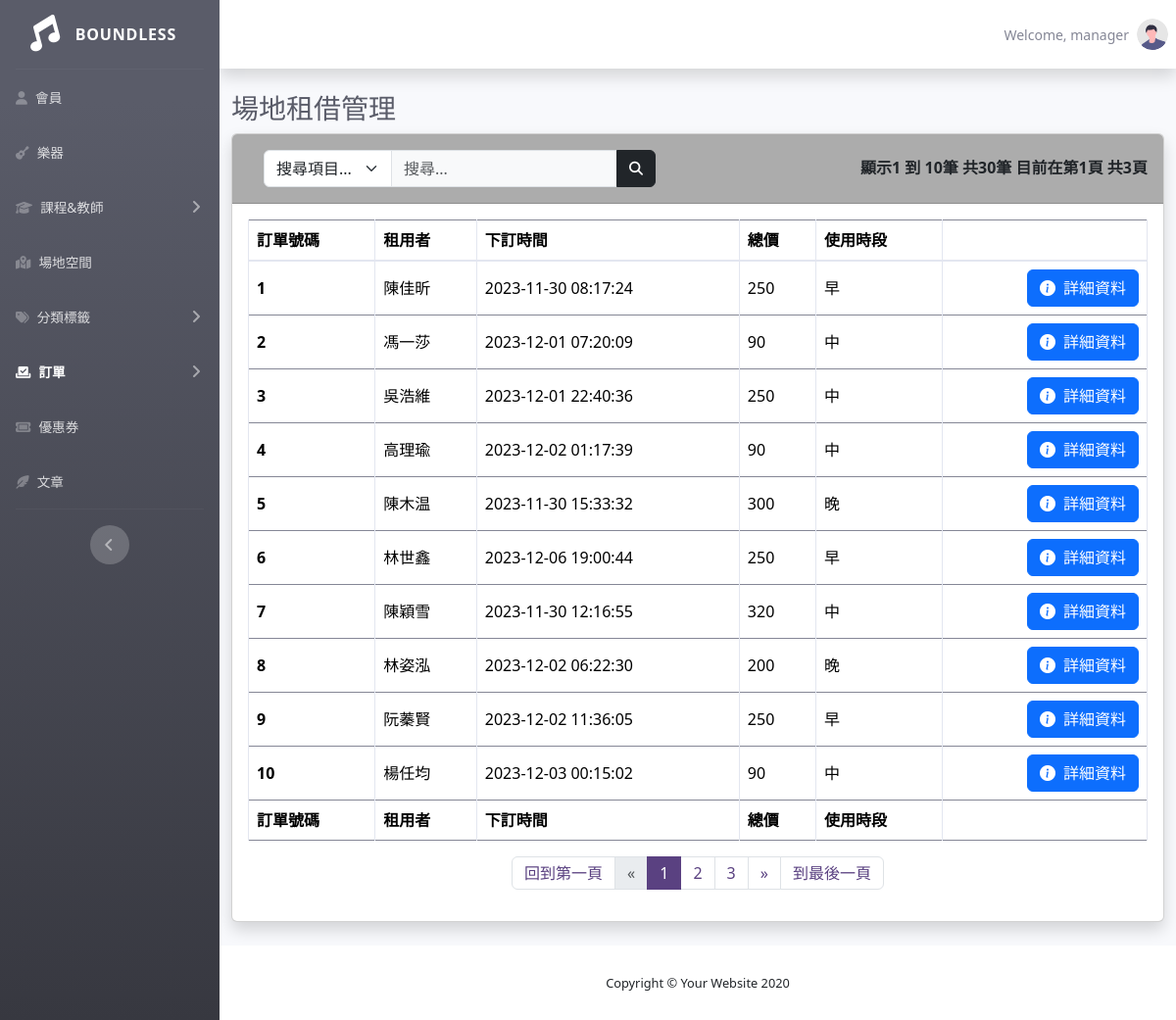
The page /htdocs/boundless/classroom_order_list.php on the database its author committed.
### tables this page shows
CREATE TABLE `classroom_order` (
  `orderID` int(11) NOT NULL,
  `user_id` int(6) DEFAULT NULL,
  `date` datetime NOT NULL,
  `rent_time` varchar(6) DEFAULT NULL
);

CREATE TABLE `users` (
  `id` int(6) NOT NULL,
  `name` varchar(25) NOT NULL,
  `email` varchar(30) NOT NULL,
  `password` varchar(50) NOT NULL,
  `phone` varchar(10) DEFAULT NULL,
  `address` varchar(60) DEFAULT NULL,
  `learning_score` int(3) DEFAULT NULL,
  `created_time` datetime NOT NULL,
  `updated_time` datetime DEFAULT NULL,
  `valid` tinyint(4) NOT NULL DEFAULT 1
);

CREATE TABLE `classroom` (
  `id` int(3) NOT NULL,
  `name` varchar(50) DEFAULT NULL,
  `address` varchar(1000) DEFAULT NULL,
  `region_id` tinyint(1) DEFAULT NULL,
  `phone` varchar(30) DEFAULT NULL,
  `email` varchar(30) DEFAULT NULL,
  `valid` tinyint(1) NOT NULL,
  `price` int(3) DEFAULT NULL,
  `img` varchar(1000) NOT NULL,
  `created_time` datetime DEFAULT NULL,
  `onshelf_time` datetime DEFAULT NULL
);

### htdocs/boundless/classroom_order_list.php (the view, shortened to what this page needs)
<?php
require_once("boundless_connect.php");
$perPage = 10;
$page = isset($_GET["page"]) ? $_GET["page"] : 1;
$startItem = ($page - 1) * $perPage;
$page_start = $startItem + 1;
$page_end = $startItem + $perPage;
$page_right = 2;
$urlParams = [];
parse_str($_SERVER['QUERY_STRING'], $urlParams);
if (isset($_GET["search_text"])) {
    $page = isset($_GET["page"]) ? $_GET["page"] : 1;
    $urlParams['search_text'] = "%" . $urlParams['search_text'] . "%";
    $search = $_GET["search_text"];
    $sql = sprintf(
        "SELECT classroom_order_items.id AS itemID , classroom_order_items.classroomID, classroom_order.*, users.id AS userID, users.address, users.email, users.name, users.phone, classroom.price, classroom.name AS product_name, price AS amount FROM classroom_order
    JOIN users ON classroom_order.user_id = users.id
    JOIN classroom_order_items ON classroom_order_items.id = classroom_order.orderID
    LEFT JOIN classroom ON classroom.id = classroom_order_items.classroomID
    WHERE %s LIKE '%s'
    LIMIT $startItem, $perPage",
        $urlParams['search_type'],
        $urlParams['search_text']
    );
    $countResult = $conn->query($sql);
    $totalOrder = $countResult->num_rows;
} else {
    $sqlCount = "SELECT classroom_order.* FROM classroom_order";
    $countResult = $conn->query($sqlCount);
    $totalOrder = $countResult->num_rows;
    $sql = "SELECT classroom_order_items.id AS itemID , classroom_order_items.classroomID, classroom_order.*, users.id AS userID, users.address, users.email, users.name, users.phone, classroom.price, classroom.name AS product_name, price AS amount FROM classroom_order
    JOIN users ON classroom_order.user_id = users.id
    JOIN classroom_order_items ON classroom_order_items.id = classroom_order.orderID
    LEFT JOIN classroom ON classroom.id = classroom_order_items.classroomID
    LIMIT $startItem, $perPage
";
}
$pageCount = ceil($totalOrder / $perPage);
$result = $conn->query($sql);
$rows = $result->fetch_all(MYSQLI_ASSOC);
?>
<!DOCTYPE html>
<html lang="en">
<head>
    <link href="vendor/fontawesome-free/css/all.min.css" rel="stylesheet" type="text/css">
    <link href="css/sb-admin-2.min.css" rel="stylesheet">
    <link href="https://cdn.jsdelivr.net/npm/bootstrap@5.3.2/dist/css/bootstrap.min.css" rel="stylesheet">
    <link rel="stylesheet" href="https://cdn.jsdelivr.net/npm/bootstrap-icons@1.11.2/font/bootstrap-icons.min.css">
    <link rel="stylesheet" href="https://cdnjs.cloudflare.com/ajax/libs/font-awesome/6.5.1/css/all.min.css" />
</head>
<body id="page-top">
    <div id="wrapper">
        <ul class="navbar-nav bg-gradient-dark sidebar sidebar-dark accordion" id="accordionSidebar">
            <a class="sidebar-brand d-flex align-items-center justify-content-center" href="index.php">
                <div class="sidebar-brand-icon rotate-n-15">
                    <i class="fa-solid fa-music"></i>
                </div>
                <div class="sidebar-brand-text mx-3">Boundless</div>
            </a>
            <hr class="sidebar-divider my-0">
            <li class="nav-item">
                <a class="nav-link" href="user-list.php">
                    <i class="fa-solid fa-user"></i>
                    <span>會員</span></a>
            </li>
            <li class="nav-item">
                <a class="nav-link" href="instrument-list.php">
                    <i class="fa-solid fa-guitar"></i>
                    <span>樂器</span>
                </a>
            </li>
            <li class="nav-item">
                <a class="nav-link collapsed" href="#" data-toggle="collapse" data-target="#collapseTwo" aria-expanded="true" aria-controls="collapseTwo">
                    <i class="fa-solid fa-graduation-cap"></i>
                    <span>課程&教師</span>
                </a>
            </li>
            <li class="nav-item">
                <a class="nav-link" href="classroom-list.php">
                    <i class="fa-solid fa-map-location-dot"></i>
                    <span>場地空間</span></a>
            </li>
            <li class="nav-item">
                <a class="nav-link collapsed" href="#" data-toggle="collapse" data-target="#collapsePages" aria-expanded="true" aria-controls="collapsePages">
                    <i class="fa-solid fa-tags"></i>
                    <span>分類標籤</span>
                </a>
            </li>
            <li class="nav-item active">
                <a class="nav-link collapsed" href="#" data-toggle="collapse" data-target="#orderCollapsePages" aria-expanded="true" aria-controls="collapsePages">
                    <i class="fa-solid fa-check-to-slot"></i>
                    <span>訂單</span>
                </a>
            </li>
            <li class="nav-item">
                <a class="nav-link" href="coupons-list.php">
                    <i class="fa-solid fa-ticket"></i>
                    <span>優惠券</span></a>
            </li>
            <li class="nav-item">
                <a class="nav-link" href="article-list.php">
                    <i class="fa-solid fa-feather-pointed"></i>
                    <span>文章</span></a>
            </li>
            <hr class="sidebar-divider d-none d-md-block">
            <div class="text-center d-none d-md-inline">
                <button class="rounded-circle border-0" id="sidebarToggle"></button>
            </div>
        </ul>
        <div id="content-wrapper" class="d-flex flex-column">
            <div id="content">
                <nav class="navbar navbar-expand navbar-light bg-white topbar mb-4 static-top shadow">
                    <ul class="navbar-nav ml-auto">
                        <li class="nav-item dropdown no-arrow">
                            <a class="nav-link dropdown-toggle" href="#" id="userDropdown" role="button" data-toggle="dropdown" aria-haspopup="true" aria-expanded="false">
                                <span class="mr-2 d-none d-lg-inline text-gray-600 small">Welcome, manager</span>
                                <img class="img-profile rounded-circle" src="img/undraw_profile.svg">
                            </a>
                        </li>
                    </ul>
                </nav>
                <div class="container-fluid">
                    <div class="row">
                        <div class="d-flex justify-content-between">
                            <h1 class="h3 mb-2 text-gray-800">場地租借管理</h1>
                        </div>
                    </div>
                    <div class="card shadow mb-4">
                        <div class="card-header py-3 d-flex" style="background-color: #ACACAC;">
                            <form class="d-none d-sm-inline-block form-inline mr-auto ml-md-3 my-2 my-md-0 mw-100 navbar-search" action="classroom_order_list.php" method="get">
                                <div class="input-group" style="width: 400px;">
                                    <select class="form-select" name="search_type" aria-label="Default select example" style="width: 25%;">
                                        <option selected disabled>搜尋項目...</option>
                                    </select>
                                    <input style="width: 50%;" type="text" name="search_text" id="searchText" class="form-control bg-light small" placeholder="搜尋..." aria-label="Search" aria-describedby="basic-addon2">
                                    <div class="input-group-append">
                                        <button class="btn btn-dark" name="search_submit" value="search_btn" type="submit">
                                            <i class="fas fa-search fa-sm"></i>
                                        </button>
                                    </div>
                                </div>
                            </form>
                            <h6 class="m-0 font-weight-bold text-dark my-auto">顯示<?= $page_start ?> 到 <?= $page_end ?>筆 共<?= $totalOrder ?>筆 目前在第<?= $page ?>頁 共<?= $pageCount ?>頁</h6>
                        </div>
                        <div class="card-body">
                            <?php if ($totalOrder > 0) : ?>
                                <div class="table-responsive">
                                    <table class="table table-hover table-bordered" id="datTable" cellspacing="0">
                                        <thead>
                                            <tr>
                                                <th>訂單號碼</th>
                                                <th>租用者</th>
                                                <th>下訂時間</th>
                                                <th>總價</th>
                                                <th>使用時段</th>
                                                <th></th>
                                            </tr>
                                        </thead>
                                        <tfoot>
                                            <tr>
                                                <th>訂單號碼</th>
                                                <th>租用者</th>
                                                <th>下訂時間</th>
                                                <th>總價</th>
                                                <th>使用時段</th>
                                                <th></th>
                                            </tr>
                                        </tfoot>
                                        <tbody>
                                            <?php foreach ($rows as $row) : ?>
                                                <tr>
                                                    <th class="align-middle" scope="row"><?= $row["orderID"] ?></th>
                                                    <td><?= $row["name"] ?></td>
                                                    <td><?= $row["date"] ?></td>
                                                    <td><?= $row["amount"] ?></td>
                                                    <td><?= $row["rent_time"] ?></td>
                                                    <td class="text-end">
                                                        <button class="btn btn-primary" id="coll<?= $row["orderID"] ?>" type="button" data-toggle="collapse" data-target="#details<?= $row["orderID"] ?>" aria-expanded="false" aria-controls="details<?= $row["orderID"] ?>">
                                                            <i class="bi bi-info-circle-fill pe-2"></i>詳細資料
                                                        </button>
                                                    </td>
                                                </tr>
                                            <?php endforeach; ?>
                                        </tbody>
                                    </table>
                                    <?php if ($pageCount > 1) : ?>
                                        <nav aria-label="Page navigation example">
                                            <ul class="pagination d-flex justify-content-center">
                                                <li class="page-item">
                                                    <a class="page-link" href="classroom_order_list.php?page=1" aria-label="Previous">
                                                        <span aria-hidden="true">回到第一頁</span>
                                                    </a>
                                                </li>
                                                <li class="page-item">
                                                    <?php if ($page == 1) : ?>
                                                        <a class="page-link disabled" aria-label="Previous" aria-disabled="true">
                                                        <?php else : ?>
                                                            <a class="page-link" href="classroom_order_list.php?page=<?= $page - 1 ?>" aria-label="Previous">
                                                            <?php endif; ?>
                                                            <span aria-hidden="true">&laquo;</span>
                                                            </a>
                                                </li>
                                                <?php if ($page <= $pageCount - $page_right) : ?>
                                                    <?php for ($i = $page; $i <= $page + $page_right; $i++) : ?>
                                                        <li class="page-item <?php if ($page == $i) echo "active" ?>">
                                                            <a class="page-link" href="classroom_order_list.php?page=<?= $i ?>"><?= $i ?></a>
                                                        </li>
                                                    <?php endfor; ?>
                                                <?php endif; ?>
                                                <li class="page-item">
                                                    <?php if ($page == $pageCount) : ?>
                                                        <a class="page-link disabled" aria-label="Next" aria-disabled="true">
                                                        <?php else : ?>
                                                            <a class="page-link" href="classroom_order_list.php?page=<?= $page + 1 ?>" aria-label="Next">
                                                            <?php endif; ?>
                                                            <span aria-hidden="true">&raquo;</span>
                                                            </a>
                                                </li>
                                                <li class="page-item">
                                                    <a class="page-link" href="classroom_order_list.php?page=<?= $pageCount ?>" aria-label="Previous">
                                                        <span aria-hidden="true">到最後一頁</span>
                                                    </a>
                                                </li>
                                            </ul>
                                        </nav>
                                    <?php endif; ?>
                                </div>
                            <?php else : ?>
                                <h1>查無訂單資料</h1>
                            <?php endif; ?>
                        </div>
                    </div>
                </div>
            </div>
            <footer class="sticky-footer bg-white">
                <div class="container my-auto">
                    <div class="copyright text-center my-auto">
                        <span>Copyright &copy; Your Website 2020</span>
                    </div>
                </div>
            </footer>
        </div>
    </div>
</body>
</html>

### htdocs/boundless/classroom_order_list.php (style rules this page uses)
.table th, .table td { vertical-align: middle; }
.pagination>li>a { background-color: white; color: #5A4181; }
.pagination>.active>a { color: white; background-color: #5A4181 !Important; border: solid 1px #5A4181 !Important; }

### rows shown on the page
classroom_order: orderID "1", user.name "陳佳昕", date "2023-11-30 08:17:24", classroom.price "250", rent_time "早"
classroom_order: orderID "2", user.name "馮一莎", date "2023-12-01 07:20:09", classroom.price "90", rent_time "中"
classroom_order: orderID "3", user.name "吳浩維", date "2023-12-01 22:40:36", classroom.price "250", rent_time "中"
classroom_order: orderID "4", user.name "高理瑜", date "2023-12-02 01:17:39", classroom.price "90", rent_time "中"
classroom_order: orderID "5", user.name "陳木温", date "2023-11-30 15:33:32", classroom.price "300", rent_time "晚"
classroom_order: orderID "6", user.name "林世鑫", date "2023-12-06 19:00:44", classroom.price "250", rent_time "早"
classroom_order: orderID "7", user.name "陳穎雪", date "2023-11-30 12:16:55", classroom.price "320", rent_time "中"
classroom_order: orderID "8", user.name "林姿泓", date "2023-12-02 06:22:30", classroom.price "200", rent_time "晚"
classroom_order: orderID "9", user.name "阮蓁賢", date "2023-12-02 11:36:05", classroom.price "250", rent_time "早"
classroom_order: orderID "10", user.name "楊任均", date "2023-12-03 00:15:02", classroom.price "90", rent_time "中"

### other values the page prints
$page_start "1"
$page_end "10"
$totalOrder "30"
$page "1"
$pageCount "3"
